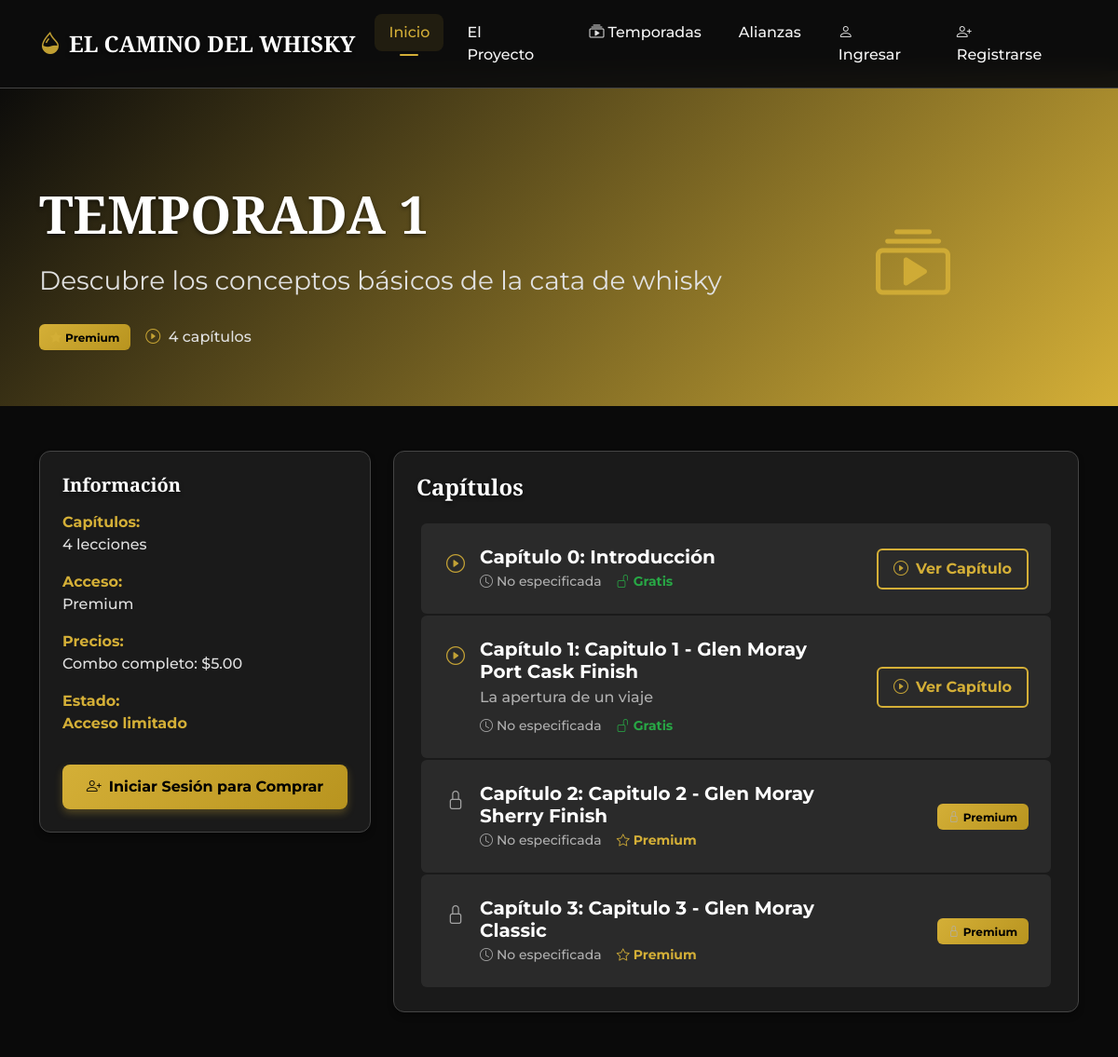
Screenshot of /frontend/src/pages/season_detail.php?id=1 with the database file from the repository.
### tables this page shows
CREATE TABLE `seasons` (
  `id` int(11) NOT NULL,
  `title` varchar(255) NOT NULL,
  `subtitle` varchar(500) DEFAULT NULL,
  `description` text DEFAULT NULL,
  `price` decimal(10,2) DEFAULT 0.00,
  `is_active` tinyint(1) DEFAULT 1,
  `is_published` tinyint(1) DEFAULT 0,
  `requires_payment` tinyint(1) DEFAULT 0,
  `display_order` int(11) DEFAULT 0,
  `published_at` timestamp NULL DEFAULT NULL,
  `created_by` int(11) DEFAULT NULL,
  `created_at` timestamp NOT NULL DEFAULT current_timestamp(),
  `updated_at` timestamp NOT NULL DEFAULT current_timestamp() ON UPDATE current_timestamp()
);

CREATE TABLE `payment_configs` (
  `id` int(11) NOT NULL,
  `season_id` int(11) DEFAULT NULL,
  `chapter_price` decimal(10,2) DEFAULT 0.00,
  `season_price` decimal(10,2) DEFAULT 0.00,
  `bundle_price` decimal(10,2) DEFAULT 0.00,
  `bank_account` varchar(255) DEFAULT NULL,
  `alias` varchar(100) DEFAULT NULL,
  `is_active` tinyint(1) DEFAULT 1,
  `updated_at` timestamp NOT NULL DEFAULT current_timestamp() ON UPDATE current_timestamp()
);

CREATE TABLE `chapters` (
  `id` int(11) NOT NULL,
  `season_id` int(11) DEFAULT NULL,
  `title` varchar(255) NOT NULL,
  `subtitle` varchar(500) DEFAULT NULL,
  `content` text NOT NULL,
  `chapter_number` int(11) NOT NULL,
  `is_free` tinyint(1) DEFAULT 0,
  `is_active` tinyint(1) DEFAULT 1,
  `is_published` tinyint(1) DEFAULT 0,
  `display_order` int(11) DEFAULT 0,
  `published_at` timestamp NULL DEFAULT NULL,
  `created_by` int(11) DEFAULT NULL,
  `created_at` timestamp NOT NULL DEFAULT current_timestamp(),
  `updated_at` timestamp NOT NULL DEFAULT current_timestamp() ON UPDATE current_timestamp(),
  `duration` varchar(50) DEFAULT 'No especificada'
);

### frontend/src/pages/season_detail.php (the view, shortened to what this page needs)
<?php
require_once ROOT_DIR . '/backend/config/database.php';
$season_id = intval($_GET['id']);
$seasonData = [];
$chapters = [];
$user_has_access = false;
$is_logged_in = isset($_SESSION['user_id']);
try {
    $stmt = $pdo->prepare("SELECT * FROM seasons WHERE id = ? AND is_published = 1");
    $stmt->execute([$season_id]);
    $seasonData = $stmt->fetch();
    $chaptersStmt = $pdo->prepare("
        SELECT * FROM chapters
        WHERE season_id = ? AND is_published = 1
        ORDER BY chapter_number ASC
    ");
    $chaptersStmt->execute([$season_id]);
    $chapters = $chaptersStmt->fetchAll();
    if ($is_logged_in) {
        $user_id = $_SESSION['user_id'];
        if ($seasonData['requires_payment'] == 0) {
            $user_has_access = true;
        } else {
            $paymentStmt = $pdo->prepare("SELECT id FROM payments WHERE user_id = ? AND season_id = ? AND status = 'completed'");
            $paymentStmt->execute([$user_id, $season_id]);
            $user_has_access = (bool)$paymentStmt->fetch();
        }
        $progressStmt = $pdo->prepare("SELECT chapter_id FROM user_progress WHERE user_id = ? AND season_id = ? AND is_completed = 1");
        $progressStmt->execute([$user_id, $season_id]);
        $completed_chapters = array_column($progressStmt->fetchAll(), 'chapter_id');
    } else {
        $completed_chapters = [];
    }
} catch (Exception $e) {
    error_log("Error loading season: " . $e->getMessage());
    die('Error al cargar la temporada');
}
$pricingStmt = $pdo->prepare("
    SELECT pc.*, s.title as season_title
    FROM payment_configs pc
    LEFT JOIN seasons s ON pc.season_id = s.id
    WHERE (pc.is_active = 1 OR pc.is_active IS NULL)
    ORDER BY
        CASE WHEN pc.season_id IS NULL THEN 0 ELSE 1 END,
        pc.season_id ASC
");
$pricingStmt->execute();
$pricingConfigs = $pricingStmt->fetchAll();
$seasonPrices = [];
$bundlePrice = 0;
foreach ($pricingConfigs as $config) {
    if ($config['season_id'] === null) {
        $bundlePrice = $config['bundle_price'];
    } else {
        $seasonPrices[$config['season_id']] = [
            'season_price' => $config['season_price'],
            'season_title' => $config['season_title']
        ];
    }
}
function safeAccess($data, $key, $default = '') {
    return (isset($data[$key]) && !empty($data[$key])) ? $data[$key] : $default;
}
?>
<!DOCTYPE html>
<html lang="es">
<head>
    <link href="https://cdn.jsdelivr.net/npm/bootstrap@5.3.0/dist/css/bootstrap.min.css" rel="stylesheet">
    <link rel="stylesheet" href="https://cdn.jsdelivr.net/npm/bootstrap-icons@1.10.0/font/bootstrap-icons.css">
    <link rel="stylesheet" href="<?= BASE_URL ?>/../src/styles/main.css">
</head>
<body style="background: var(--bg-dark);">
    <?php include ROOT_DIR . '/frontend/includes/navbar.php'; ?>
    <section class="season-hero">
        <div class="container">
            <div class="row align-items-center">
                <div class="col-lg-8">
                    <h1 class="display-4 title-font fw-bold mb-3">
                        <?= htmlspecialchars(safeAccess($seasonData, 'title', 'Temporada')) ?>
                    </h1>
                    <?php if (safeAccess($seasonData, 'subtitle')): ?>
                    <p class="lead fs-3 mb-4">
                        <?= htmlspecialchars($seasonData['subtitle']) ?>
                    </p>
                    <?php endif; ?>
                    <div class="d-flex flex-wrap gap-3 align-items-center">
                        <?php if ($seasonData['requires_payment']): ?>
                            <span class="badge premium-badge fw-bold">
                                <i class="bi bi-star-fill me-1"></i>Premium
                            </span>
                        <?php else: ?>
                            <span class="badge bg-success fw-bold">
                                <i class="bi bi-unlock me-1"></i>Gratis
                            </span>
                        <?php endif; ?>
                        <span class="text-light fw-medium">
                            <i class="bi bi-play-circle me-1"></i>
                            <?= count($chapters) ?> capítulos
                        </span>
                    </div>
                </div>
                <div class="col-lg-4 text-center">
                    <div class="season-icon">
                        <i class="bi bi-collection-play display-1 text-warning"></i>
                    </div>
                </div>
            </div>
        </div>
    </section>
    <section class="py-5" style="background: var(--bg-dark);">
        <div class="container">
            <div class="row">
                <div class="col-lg-4 mb-4">
                    <div class="whisky-card p-4 mb-4">
                        <h4 class="title-font h5 mb-3 fw-bold">Información</h4>
                        <ul class="list-unstyled">
                            <li class="mb-3">
                                <strong class="text-warning fw-bold">Capítulos:</strong><br>
                                <span class="text-light fw-medium"><?= count($chapters) ?> lecciones</span>
                            </li>
                            <li class="mb-3">
                                <strong class="text-warning fw-bold">Acceso:</strong><br>
                                <span class="text-light fw-medium"><?= $seasonData['requires_payment'] ? 'Premium' : 'Gratuito' ?></span>
                            </li>
                            <?php if ($seasonData['requires_payment']): ?>
                                <li class="mb-3">
                                    <strong class="text-warning fw-bold">Precios:</strong><br>
                                    <?php if ($bundlePrice > 0): ?>
                                        <span class="text-light fw-medium">Combo completo: $<?= number_format($bundlePrice, 2) ?></span>
                                    <?php endif; ?>
                                </li>
                            <?php endif; ?>
                            <li class="mb-3">
                                <strong class="text-warning fw-bold">Estado:</strong><br>
                                <?php if ($user_has_access): ?>
                                    <span class="access-granted fw-bold">✓ Acceso concedido</span>
                                <?php else: ?>
                                    <span class="access-limited fw-bold">Acceso limitado</span>
                                <?php endif; ?>
                            </li>
                        </ul>
                        <?php if (!$user_has_access): ?>
                            <?php if ($seasonData['requires_payment']): ?>
                                <?php if ($is_logged_in): ?>
                                    <button class="btn btn-gold w-100 mt-3 fw-bold" onclick="window.showPaymentModal(<?= $season_id ?>)">
                                        <i class="bi bi-credit-card me-2"></i>Comprar Acceso
                                    </button>
                                <?php else: ?>
                                    <button class="btn btn-gold w-100 mt-3 fw-bold" data-bs-toggle="modal" data-bs-target="#loginModal">
                                        <i class="bi bi-person-plus me-2"></i>Iniciar Sesión para Comprar
                                    </button>
                                <?php endif; ?>
                            <?php endif; ?>
                        <?php endif; ?>
                    </div>
                </div>
                <div class="col-lg-8">
                    <div class="whisky-card p-4">
                        <h3 class="title-font h4 mb-4 fw-bold">Capítulos</h3>
                        <?php if (!empty($chapters)): ?>
                            <div class="chapters-list">
                                <?php foreach ($chapters as $index => $chapter): ?>
                                    <?php
                                    $is_completed = in_array($chapter['id'], $completed_chapters);
                                    if ($user_has_access) {
                                        $can_access = true;
                                    } else {
                                        $can_access = ($chapter['is_free'] == 1);
                                    }
                                    $chapter_class = $is_completed ? 'completed' : '';
                                    ?>
                                    <div class="chapter-item p-4 rounded <?= $chapter_class ?>">
                                        <div class="row align-items-center">
                                            <div class="col-md-8">
                                                <div class="d-flex align-items-start">
                                                    <?php if ($is_completed): ?>
                                                        <i class="bi bi-check-circle-fill text-success me-3 mt-1 fs-5"></i>
                                                    <?php elseif ($can_access): ?>
                                                        <i class="bi bi-play-circle text-warning me-3 mt-1 fs-5"></i>
                                                    <?php else: ?>
                                                        <i class="bi bi-lock text-muted me-3 mt-1 fs-5"></i>
                                                    <?php endif; ?>
                                                    <div>
                                                        <h5 class="mb-1 fw-bold">
                                                            Capítulo <?= $chapter['chapter_number'] ?>:
                                                            <?= htmlspecialchars($chapter['title']) ?>
                                                        </h5>
                                                        <?php if (!empty($chapter['subtitle'])): ?>
                                                            <p class="text-muted mb-2 fw-medium"><?= htmlspecialchars($chapter['subtitle']) ?></p>
                                                        <?php endif; ?>
                                                        <div class="d-flex gap-3 text-muted small fw-medium">
                                                            <?php if (!empty($chapter['duration'])): ?>
                                                                <span><i class="bi bi-clock me-1"></i><?= $chapter['duration'] ?></span>
                                                            <?php endif; ?>
                                                            <?php if ($chapter['is_free']): ?>
                                                                <span class="text-success fw-bold"><i class="bi bi-unlock me-1"></i>Gratis</span>
                                                            <?php else: ?>
                                                                <span class="text-warning fw-bold"><i class="bi bi-star me-1"></i>Premium</span>
                                                            <?php endif; ?>
                                                        </div>
                                                    </div>
                                                </div>
                                            </div>
                                            <div class="col-md-4 text-end">
                                                <?php if ($can_access): ?>
                                                    <a href="<?= BASE_URL ?>/../src/pages/chapter.php?id=<?= $chapter['id'] ?>" class="btn btn-outline-gold fw-bold">
                                                        <?php if ($is_completed): ?>
                                                            <i class="bi bi-arrow-repeat me-2"></i>Repasar
                                                        <?php else: ?>
                                                            <i class="bi bi-play-circle me-2"></i>Ver Capítulo
                                                        <?php endif; ?>
                                                    </a>
                                                <?php else: ?>
                                                    <span class="badge bg-warning text-dark fw-bold">
                                                        <i class="bi bi-lock me-1"></i>Premium
                                                    </span>
                                                <?php endif; ?>
                                            </div>
                                        </div>
                                    </div>
                                <?php endforeach; ?>
                            </div>
                        <?php endif; ?>
                    </div>
                </div>
            </div>
        </div>
    </section>
    <?php include ROOT_DIR . '/frontend/includes/modals.php'; ?>
</body>
</html>

### frontend/src/styles/main.css (style rules this page uses)
:root { --primary: #0A0A0A; --secondary: #D4AF37; --accent: #8B7355; --light: #F5F5F5; --dark: #1A1A1A; }
body { padding-top: 76px; font-family: 'Montserrat', sans-serif; background-color: var(--primary); color: var(--light); overflow-x: hidden; }
.title-font { font-family: 'Playfair Display', serif; }
.whisky-card { background: linear-gradient(145deg, #1A1A1A, #0F0F0F); border-radius: 16px; box-shadow: 0 10px 30px rgba(0, 0, 0, 0.5); transition: all 0.4s cubic-bezier(0.175, 0.885, 0.32, 1.275); overflow: hidden; border: 1px solid rgba(212, 175, 55, 0.1); position: relative; }
.whisky-card::before { content: ''; position: absolute; top: 0; left: 0; right: 0; height: 4px; background: linear-gradient(90deg, var(--secondary), var(--accent)); transform: scaleX(0); transition: transform 0.4s ease; }
.btn-gold { background: linear-gradient(135deg, var(--secondary), #B8941F); color: var(--primary); border: none; border-radius: 50px; font-weight: 600; padding: 12px 30px; transition: all 0.3s ease; box-shadow: 0 4px 15px rgba(212, 175, 55, 0.3); position: relative; overflow: hidden; }
.btn-gold::after { content: ''; position: absolute; top: 0; left: 0; width: 100%; height: 100%; background: linear-gradient(90deg, transparent, rgba(255,255,255,0.2), transparent); transform: translateX(-100%); transition: transform 0.6s ease; }
.btn-outline-gold { background: transparent; color: var(--secondary); border: 2px solid var(--secondary); border-radius: 50px; font-weight: 600; padding: 12px 30px; transition: all 0.3s ease; }

### frontend/includes/navbar.php (style rules this page uses)
:root { --text-primary: #ffffff; --text-secondary: #e0e0e0; --text-muted: #b0b0b0; --bg-dark: #0a0a0a; --bg-card: #1a1a1a; --bg-card-light: #2a2a2a; --border-color: #444; --gold-primary: #D4AF37; --gold-secondary: #b8941f; }
.chapter-item { padding: 10px 15px; border-left: 3px solid transparent; transition: all 0.3s ease; border-radius: 5px; margin: 2px 5px; }

### rows the page displays
seasons: title "TEMPORADA 1", subtitle "Descubre los conceptos básicos de la cata de whisky"
payment_configs: bundle_price "5.00"
chapters: is_free 1 (drawn), chapter_number "0", title "Introducción", duration "No especificada", shows "Ver Capítulo"
chapters: is_free 1 (drawn), chapter_number "1", title "Capitulo 1 - Glen Moray Port Cask Finish", subtitle "La apertura de un viaje", duration "No especificada", shows "Ver Capítulo"
chapters: is_free 0 (drawn), chapter_number "2", title "Capitulo 2 - Glen Moray Sherry Finish", duration "No especificada"
chapters: is_free 0 (drawn), chapter_number "3", title "Capitulo 3 - Glen Moray Classic", duration "No especificada"

### other values shown
count($chapters) "4"
